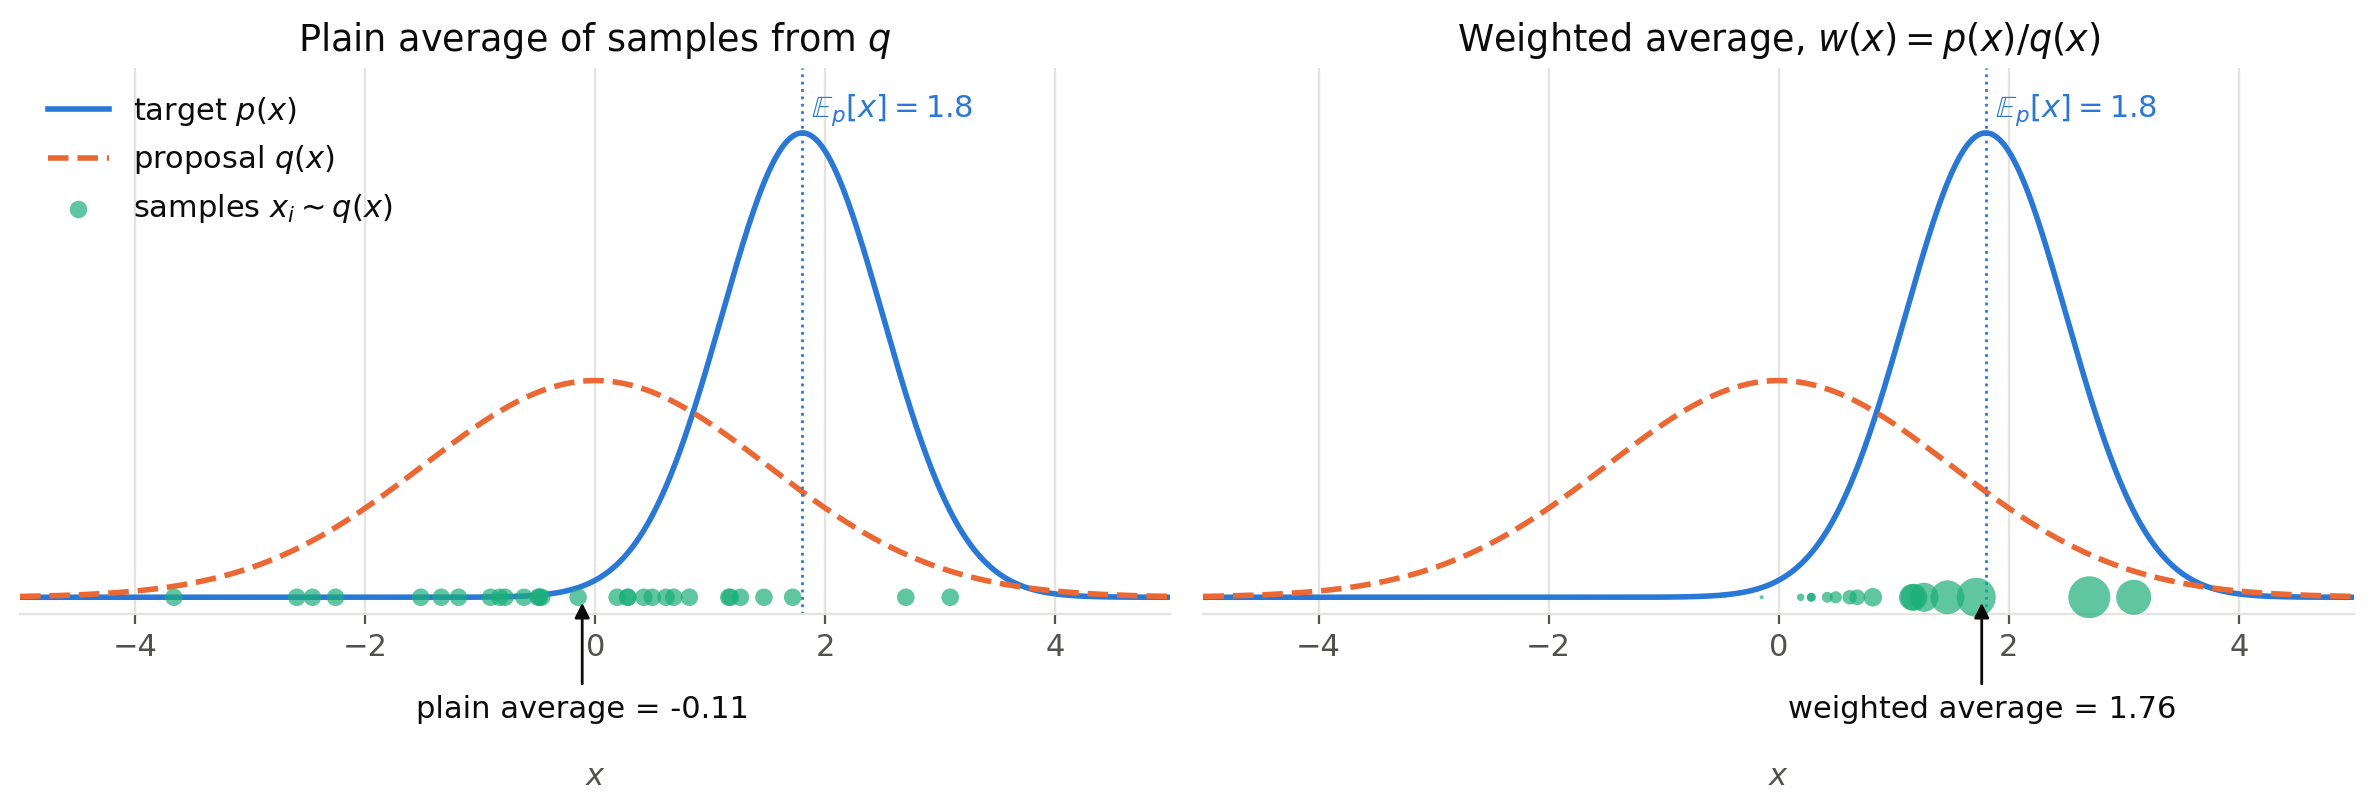

Recreate this plot in Python.
"""Principle of importance sampling: plain vs. weighted average of samples from the proposal (Monte Carlo chapter).

Run from anywhere: `python src/img/importance-sampling-principle.py` writes `importance-sampling-principle.png` next to this file.
"""

from pathlib import Path

import matplotlib.pyplot as plt
import numpy as np

N = 30
mu_q, sigma_q = 0.0, 1.5   # proposal
mu_p, sigma_p = 1.8, 0.7   # target

# Seed chosen as a typical run: over 1000 seeds, the weighted average is 1.76 +/- 0.23 and the median ESS 8.5
rng = np.random.default_rng(2)
samples = rng.normal(mu_q, sigma_q, N)


def gaussian(x, mu, s):
    return np.exp(-((x - mu) ** 2) / (2 * s**2)) / np.sqrt(2 * np.pi * s**2)


w = gaussian(samples, mu_p, sigma_p) / gaussian(samples, mu_q, sigma_q)
w_bar = w / w.sum()
plain_mean = samples.mean()
weighted_mean = (w_bar * samples).sum()

x = np.linspace(-5, 5, 1000)

# Palette: categorical slots 1-3 of the dataviz reference palette, plus text/grid tokens
TARGET, PROPOSAL, SAMPLE = "#2a78d6", "#eb6834", "#1baf7a"
TEXT, MUTED, GRID = "#0b0b0b", "#52514e", "#e4e3df"

plt.rcParams.update({
    "font.size": 11,
    "text.color": TEXT,
    "axes.labelcolor": MUTED,
    "xtick.color": MUTED,
    "ytick.color": MUTED,
    "axes.edgecolor": GRID,
})

fig, axes = plt.subplots(1, 2, figsize=(12, 4.2), sharey=True)

panels = [
    (axes[0], np.full(N, 40.0), plain_mean,
     "Plain average of samples from $q$", f"plain average = {plain_mean:.2f}"),
    (axes[1], 40.0 * N * w_bar, weighted_mean,
     "Weighted average, $w(x) = p(x) / q(x)$", f"weighted average = {weighted_mean:.2f}"),
]

for ax, sizes, estimate, title, label in panels:
    ax.plot(x, gaussian(x, mu_p, sigma_p), color=TARGET, lw=2, label="target $p(x)$")
    ax.plot(x, gaussian(x, mu_q, sigma_q), color=PROPOSAL, lw=2, ls="--", label="proposal $q(x)$")
    ax.scatter(samples, np.zeros(N), s=sizes, color=SAMPLE, alpha=0.7, lw=0, zorder=3, clip_on=False,
               label="samples $x_i \\sim q(x)$")
    ax.axvline(mu_p, color=TARGET, lw=1, ls=":")
    ax.text(mu_p, 0.62, f" $\\mathbb{{E}}_p[x] = {mu_p:g}$", color=TARGET, va="top")
    ax.annotate(label, xy=(estimate, 0), xytext=(estimate, -0.12), ha="center", va="top", color=TEXT,
                arrowprops=dict(arrowstyle="-|>", color=TEXT, lw=1))
    ax.set_title(title, color=TEXT)
    ax.set_xlim(-5, 5)
    ax.set_ylim(-0.02, 0.65)
    ax.set_yticks([])
    ax.set_xlabel("$x$", labelpad=36)
    ax.grid(axis="x", color=GRID, lw=0.8)
    ax.set_axisbelow(True)
    for side in ["top", "right", "left"]:
        ax.spines[side].set_visible(False)

axes[0].legend(frameon=False, loc="upper left")

fig.tight_layout()
fig.savefig(Path(__file__).with_suffix(".png"), dpi=200, bbox_inches="tight", facecolor="white")
print(f"plain mean = {plain_mean:.2f}, weighted mean = {weighted_mean:.2f}, ESS = {1 / (w_bar**2).sum():.1f}")
